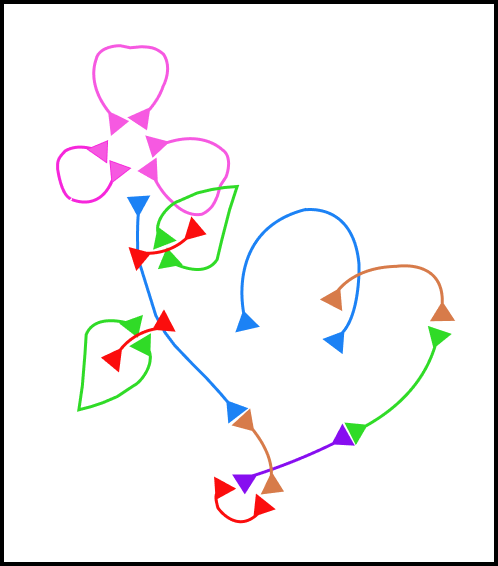
#> input picture Arrows_Level.png, 498 x 566 px, found by its file name
$ python trace_true_curves.py
#> lines starting #> are read from the running program, lines starting #| are printed output that depends on the picture; after the words box and inside, x2 and y2 are one past the last pixel; in counts of white or black regions, pixels touching at a corner belong together
import numpy as np
from PIL import Image, ImageDraw
import scipy.ndimage as ndimage
import json

im = Image.open('Arrows_Level.png').convert('RGB')
arr = np.array(im)
h, w, _ = arr.shape
#> h = 566; w = 498
r, g, b = arr[:,:,0].astype(float), arr[:,:,1].astype(float), arr[:,:,2].astype(float)
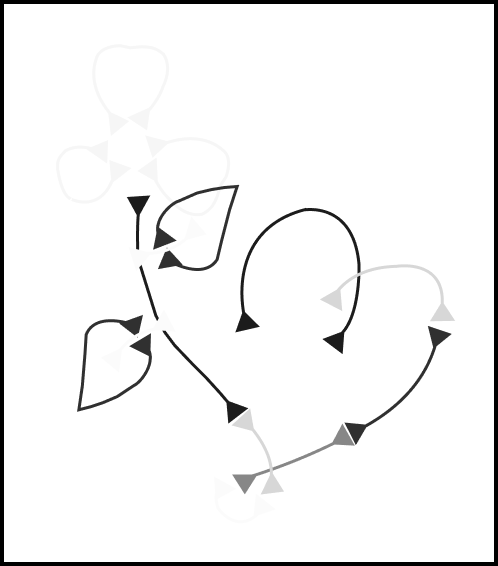
#> r: shape (566, 498) float64; min 0, max 255, mean 242.5
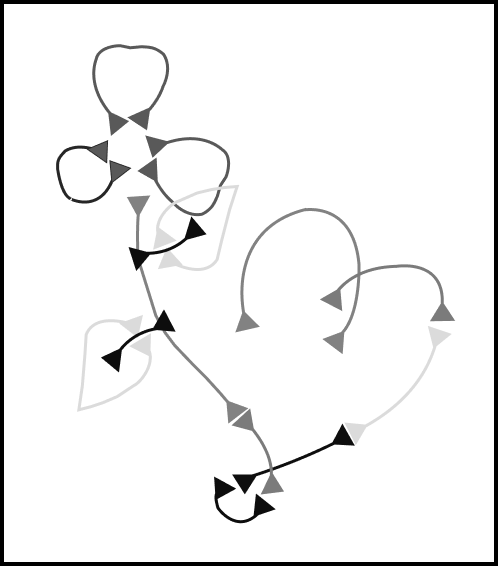
#> g: shape (566, 498) float64; min 0, max 255, mean 241
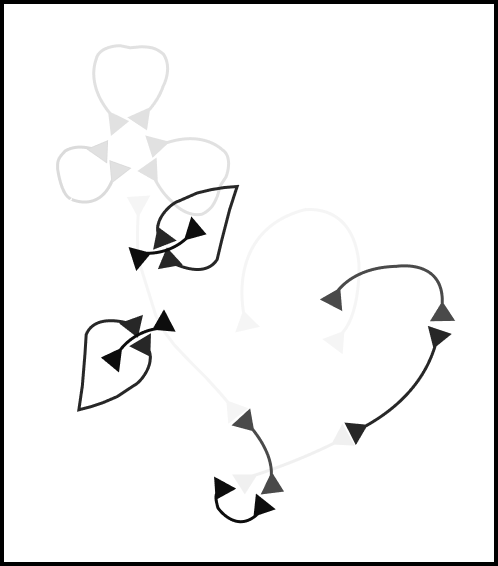
#> b: shape (566, 498) float64; min 0, max 255, mean 241.9

is_bg = (r > 200) & (g > 200) & (b > 200) & (np.abs(r - g) < 25) & (np.abs(g - b) < 25)
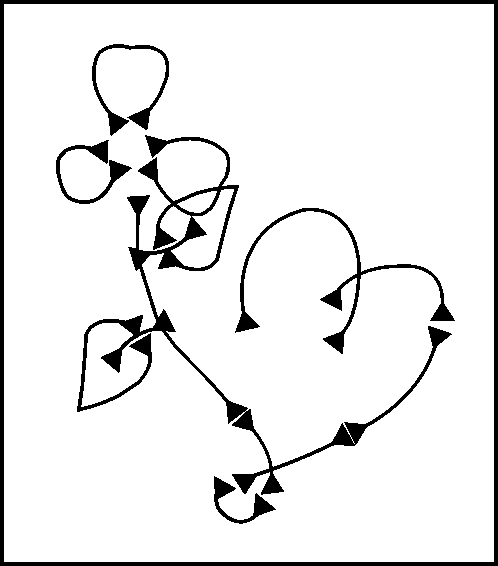
#> is_bg: shape (566, 498) bool; 91.9% white; 6 black regions, box (x1, y1, x2, y2) and area: (77, 135, 452, 495) 8846, (0, 0, 498, 566) 8448, (235, 208, 455, 354) 2526, (92, 44, 169, 136) 1236, (56, 140, 132, 204) 1056, (214, 476, 276, 524) 762

# Catmull-Rom evaluator identical to Unity
def catmull_rom_eval(p0, p1, p2, p3, t):
    t2 = t * t
    t3 = t2 * t
    return 0.5 * (
        (2.0 * p1) +
        (-p0 + p2) * t +
        (2.0 * p0 - 5.0 * p1 + 4.0 * p2 - p3) * t2 +
        (-p0 + 3.0 * p1 - 3.0 * p2 + p3) * t3
    )

def evaluate_path(pts, t):
    n = len(pts)
    segment_count = n - 1
    t = np.clip(t, 0.0, 1.0)
    seg_float = t * segment_count
    seg = min(int(seg_float), segment_count - 1)
    local_t = seg_float - seg

    p1 = pts[seg]
    p2 = pts[seg + 1]
    p0 = 2 * pts[0] - pts[1] if seg == 0 else pts[seg - 1]
    p3 = 2 * pts[-1] - pts[-2] if seg + 2 >= n else pts[seg + 2]

    return catmull_rom_eval(p0, p1, p2, p3, local_t)

# Accurate specifications for all 14 lines in pixel coordinates
# Each curve has finely measured control points tracing the visible curves in Arrows_Level.png
true_curves = [
    # ── PINK LINES (3 lines) ──
    # 1. Pink Outer Heart/Dome: from (116, 122) up around dome to (141, 118)
    {
        'id': 'Pink_Outer',
        'color_name': 'Pink',
        'rgb_255': (246, 89, 225),
        'rgb_unity': {'r': 0.965, 'g': 0.349, 'b': 0.882, 'a': 1.0},
        'pixel_points': [
            (116.0, 122.3),
            (95.0, 85.0),
            (105.0, 50.0),
            (135.0, 48.0),
            (152.0, 75.0),
            (165.0, 48.0),
            (195.0, 50.0),
            (210.0, 85.0),
            (180.0, 115.0),
            (141.1, 118.2)
        ]
    },
    # 2. Pink Left Loop: from (100, 150) curving left/down to (117, 170)
    {
        'id': 'Pink_Left',
        'color_name': 'Pink',
        'rgb_255': (246, 89, 225),
        'rgb_unity': {'r': 0.965, 'g': 0.349, 'b': 0.882, 'a': 1.0},
        'pixel_points': [
            (100.0, 150.3),
            (88.0, 148.0),
            (88.0, 165.0),
            (102.0, 175.0),
            (117.1, 169.8)
        ]
    },
    # 3. Pink Right Loop: from (155, 145) curving right/down to (150, 170)
    {
        'id': 'Pink_Right',
        'color_name': 'Pink',
        'rgb_255': (246, 89, 225),
        'rgb_unity': {'r': 0.965, 'g': 0.349, 'b': 0.882, 'a': 1.0},
        'pixel_points': [
            (155.3, 144.8),
            (170.0, 146.0),
            (172.0, 165.0),
            (162.0, 175.0),
            (150.0, 170.1)
        ]
    },

    # ── BLUE LINES (2 lines) ──
    # 4. Blue Left Sweep: from (138, 203) down left side around to (234, 410)
    {
        'id': 'Blue_LeftSweep',
        'color_name': 'Blue',
        'rgb_255': (28, 130, 245),
        'rgb_unity': {'r': 0.110, 'g': 0.510, 'b': 0.961, 'a': 1.0},
        'pixel_points': [
            (137.7, 202.8),
            (136.0, 240.0),
            (145.0, 280.0),
            (153.0, 315.0),
            (165.0, 360.0),
            (190.0, 400.0),
            (215.0, 415.0),
            (233.8, 410.1)
        ]
    },
    # 5. Blue Right Loop: from (246, 322) up and around to (336, 341)
    {
        'id': 'Blue_RightLoop',
        'color_name': 'Blue',
        'rgb_255': (28, 130, 245),
        'rgb_unity': {'r': 0.110, 'g': 0.510, 'b': 0.961, 'a': 1.0},
        'pixel_points': [
            (245.7, 322.2),
            (255.0, 260.0),
            (285.0, 215.0),
            (325.0, 220.0),
            (355.0, 260.0),
            (352.0, 310.0),
            (336.0, 340.6)
        ]
    },

    # ── RED LINES (3 lines) ──
    # 6. Red Upper Arc: from (138, 257) arching up-right to (194, 230)
    {
        'id': 'Red_Upper',
        'color_name': 'Red',
        'rgb_255': (251, 13, 13),
        'rgb_unity': {'r': 0.984, 'g': 0.051, 'b': 0.051, 'a': 1.0},
        'pixel_points': [
            (138.4, 256.7),
            (160.0, 265.0),
            (180.0, 255.0),
            (193.5, 229.8)
        ]
    },
    # 7. Red Mid Arc: from (113, 359) arching up-right to (163, 323)
    {
        'id': 'Red_Mid',
        'color_name': 'Red',
        'rgb_255': (251, 13, 13),
        'rgb_unity': {'r': 0.984, 'g': 0.051, 'b': 0.051, 'a': 1.0},
        'pixel_points': [
            (113.3, 358.9),
            (112.0, 335.0),
            (135.0, 320.0),
            (162.9, 323.2)
        ]
    },
    # 8. Red Bottom Arc: from (221, 488) curving down to (261, 506)
    {
        'id': 'Red_Bottom',
        'color_name': 'Red',
        'rgb_255': (251, 13, 13),
        'rgb_unity': {'r': 0.984, 'g': 0.051, 'b': 0.051, 'a': 1.0},
        'pixel_points': [
            (221.4, 487.9),
            (235.0, 515.0),
            (255.0, 515.0),
            (261.1, 506.2)
        ]
    },

    # ── GREEN LINES (3 lines) ──
    # 9. Green Upper Loop: from (162, 238) around loop to (169, 260)
    {
        'id': 'Green_Upper',
        'color_name': 'Green',
        'rgb_255': (48, 219, 39),
        'rgb_unity': {'r': 0.188, 'g': 0.859, 'b': 0.153, 'a': 1.0},
        'pixel_points': [
            (161.9, 238.2),
            (175.0, 205.0),
            (210.0, 195.0),
            (235.0, 230.0),
            (215.0, 265.0),
            (185.0, 268.0),
            (168.5, 259.5)
        ]
    },
    # 10. Green Mid Leaf: from (133, 325) looping left-down to (143, 345)
    {
        'id': 'Green_Leaf',
        'color_name': 'Green',
        'rgb_255': (48, 219, 39),
        'rgb_unity': {'r': 0.188, 'g': 0.859, 'b': 0.153, 'a': 1.0},
        'pixel_points': [
            (132.8, 325.0),
            (105.0, 335.0),
            (85.0, 365.0),
            (105.0, 395.0),
            (135.0, 375.0),
            (143.0, 345.3)
        ]
    },
    # 11. Green Right Sweep: from (437, 336) down and left to (356, 430)
    {
        'id': 'Green_RightSweep',
        'color_name': 'Green',
        'rgb_255': (48, 219, 39),
        'rgb_unity': {'r': 0.188, 'g': 0.859, 'b': 0.153, 'a': 1.0},
        'pixel_points': [
            (437.2, 335.8),
            (448.0, 375.0),
            (430.0, 420.0),
            (395.0, 438.0),
            (355.7, 430.0)
        ]
    },

    # ── ORANGE LINES (2 lines) ──
    # 12. Orange Right Loop: from (334, 299) arching up-right to (442, 313)
    {
        'id': 'Orange_RightLoop',
        'color_name': 'Orange',
        'rgb_255': (215, 123, 74),
        'rgb_unity': {'r': 0.843, 'g': 0.482, 'b': 0.290, 'a': 1.0},
        'pixel_points': [
            (333.6, 299.0),
            (345.0, 270.0),
            (385.0, 265.0),
            (425.0, 280.0),
            (442.0, 313.3)
        ]
    },
    # 13. Orange Center Arc: from (245, 421) down-right to (271, 486)
    {
        'id': 'Orange_CenterArc',
        'color_name': 'Orange',
        'rgb_255': (215, 123, 74),
        'rgb_unity': {'r': 0.843, 'g': 0.482, 'b': 0.290, 'a': 1.0},
        'pixel_points': [
            (245.0, 421.4),
            (265.0, 430.0),
            (278.0, 455.0),
            (271.0, 486.1)
        ]
    },

    # ── PURPLE LINE (1 line) ──
    # 14. Purple Hairpin: from (342, 437) looping down-left to (244, 481)
    {
        'id': 'Purple_Hairpin',
        'color_name': 'Purple',
        'rgb_255': (135, 14, 240),
        'rgb_unity': {'r': 0.529, 'g': 0.055, 'b': 0.941, 'a': 1.0},
        'pixel_points': [
            (342.4, 437.3),
            (350.0, 465.0),
            (320.0, 488.0),
            (280.0, 488.0),
            (244.2, 480.9)
        ]
    }
]

# Render preview overlay
preview = Image.new('RGB', (w, h), (255, 255, 255))
#> preview: PIL image 498x566 RGB; every value is 255
draw_prev = ImageDraw.Draw(preview)

scale = 0.013
cx_img, cy_img = 249.0, 283.0

output_lines = []

for curve in true_curves:
    pts = np.array(curve['pixel_points'])

    # Evaluate Catmull-Rom spline finely
    spline_pts = []
    for s in range(201):
        pt = evaluate_path(pts, s / 200.0)
        spline_pts.append((pt[0], pt[1]))

    for s in range(len(spline_pts) - 1):
        draw_prev.line([spline_pts[s], spline_pts[s+1]], fill=curve['rgb_255'], width=4)

    # Draw arrowheads
    p0 = spline_pts[0]
    p1 = spline_pts[-1]
    r_ah = 6
    draw_prev.ellipse([p0[0]-r_ah, p0[1]-r_ah, p0[0]+r_ah, p0[1]+r_ah], fill=curve['rgb_255'], outline=(0,0,0))
    draw_prev.ellipse([p1[0]-r_ah, p1[1]-r_ah, p1[0]+r_ah, p1[1]+r_ah], fill=curve['rgb_255'], outline=(0,0,0))

    # Unity control points
    unity_points = []
    for pt in pts:
        ux = (pt[0] - cx_img) * scale
        uy = -(pt[1] - cy_img) * scale
        unity_points.append({'x': round(float(ux), 4), 'y': round(float(uy), 4)})

    output_lines.append({
        'lineId': curve['id'],
        'color': curve['rgb_unity'],
        'lineWidth': 0.08,
        'arrowheadScale': 0.4,
        'movementSpeed': 3.0,
        'collisionRadius': 0.25,
        'controlPoints': unity_points
    })
#> after the loop, output_lines = 14 items

# Save side by side comparison
comp_w = w * 2 + 10
#> comp_w = 1006
comp_img = Image.new('RGB', (comp_w, h), (240, 240, 240))
#> comp_img: PIL image 1006x566 RGB; every value is 240
comp_img.paste(im, (0, 0))
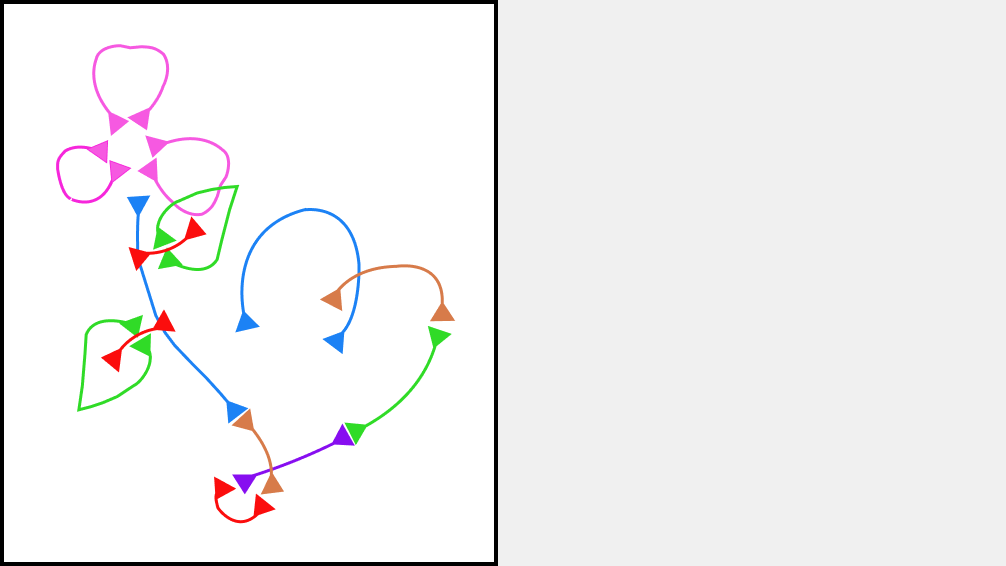
#> comp_img: PIL image 1006x566 RGB; mean R, G, B 241.2, 240.5, 240.9
comp_img.paste(preview, (w + 10, 0))
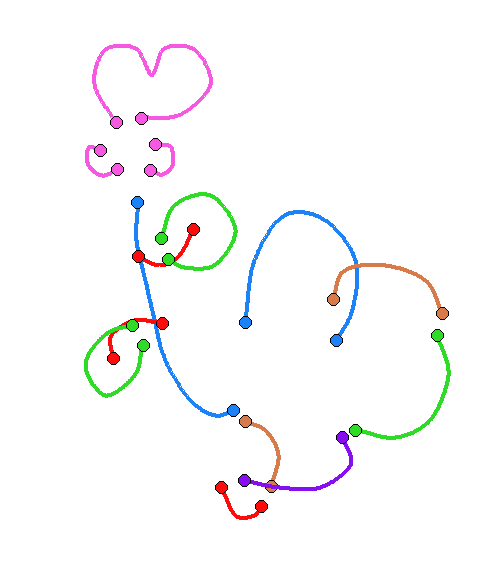
#> preview: PIL image 498x566 RGB; mean R, G, B 249.8, 249.3, 250
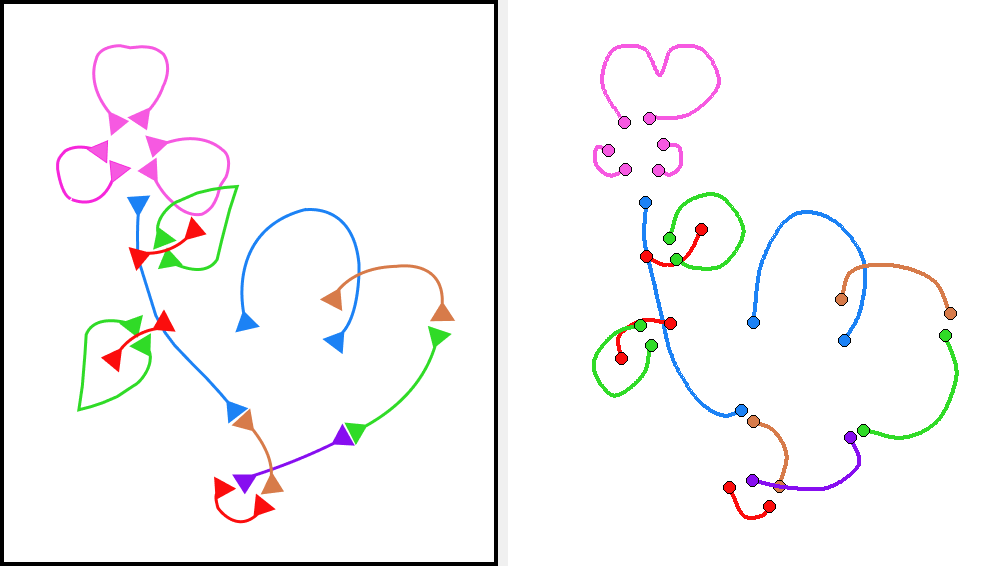
#> comp_img: PIL image 1006x566 RGB; mean R, G, B 246.1, 245.1, 245.9
comp_img.save('scratch/accurate_comparison.png')
comp_img.save('C:/Users/Asus/.gemini/antigravity/brain/8353069f-f360-4953-8c04-e1aa288d9dcd/accurate_comparison.png')

with open('scratch/accurate_lines.json', 'w') as f:
    json.dump(output_lines, f, indent=2)

print("Accurate reconstruction generated and saved!")
